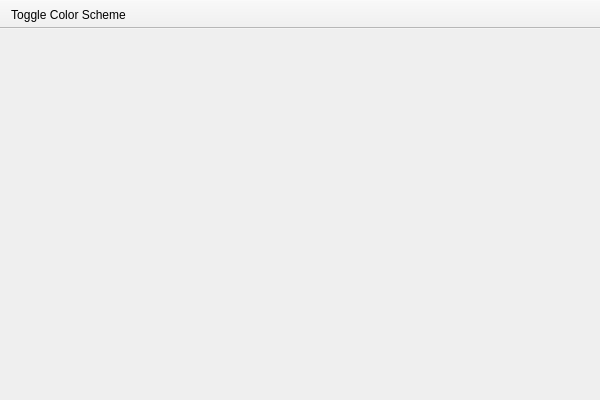
<?xml version="1.0" encoding="UTF-8"?>
<ui version="4.0">
 <class>MainWindowClass</class>
 <widget class="QMainWindow" name="MainWindowClass">
  <property name="geometry">
   <rect>
    <x>0</x>
    <y>0</y>
    <width>600</width>
    <height>400</height>
   </rect>
  </property>
  <property name="windowTitle">
   <string>MainWindow</string>
  </property>
  <widget class="QWidget" name="centralWidget"/>
  <widget class="QToolBar" name="toolBar">
   <property name="windowTitle">
    <string>toolBar</string>
   </property>
   <property name="movable">
    <bool>false</bool>
   </property>
   <property name="floatable">
    <bool>false</bool>
   </property>
   <attribute name="toolBarArea">
    <enum>TopToolBarArea</enum>
   </attribute>
   <attribute name="toolBarBreak">
    <bool>false</bool>
   </attribute>
   <addaction name="toggleColorSchemeAction"/>
  </widget>
  <action name="toggleColorSchemeAction">
   <property name="text">
    <string>Toggle Color Scheme</string>
   </property>
   <property name="toolTip">
    <string>Toggle Color Scheme</string>
   </property>
  </action>
 </widget>
 <layoutdefault spacing="6" margin="11"/>
 <resources>
  <include location="resource.qrc"/>
 </resources>
 <connections/>
</ui>
